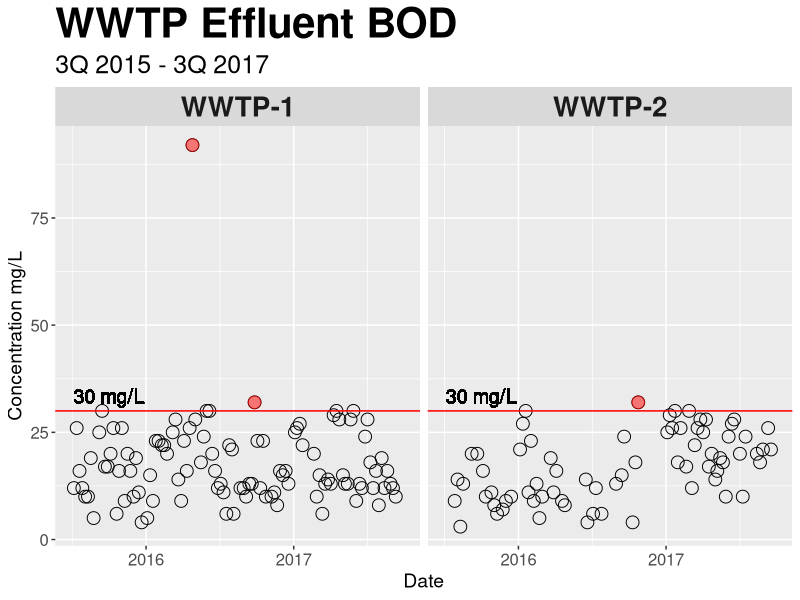
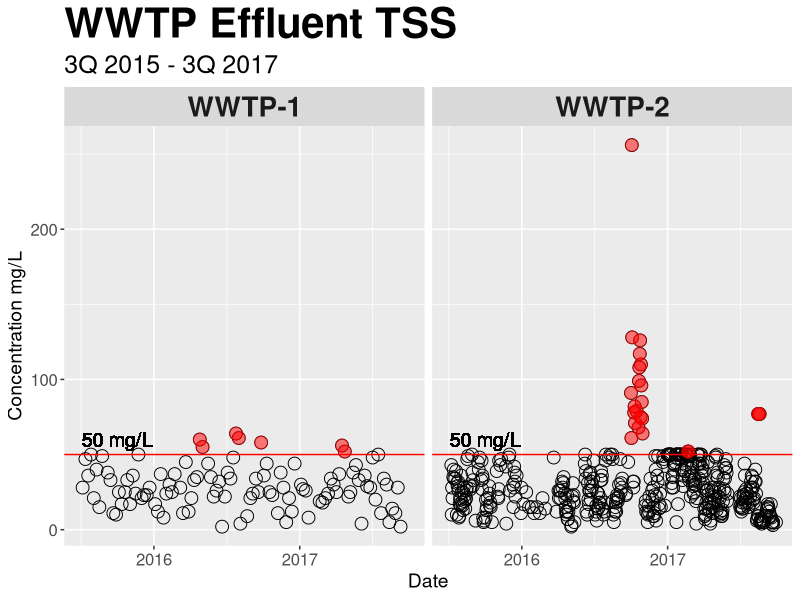
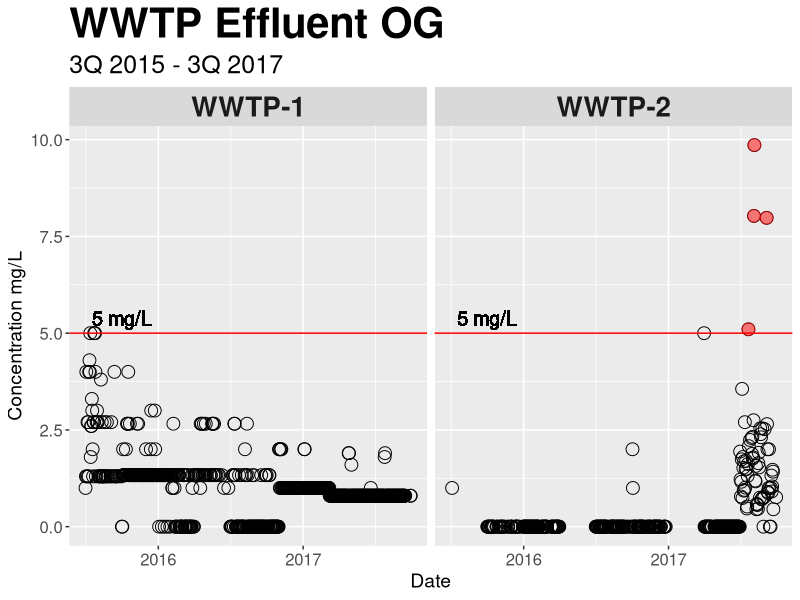
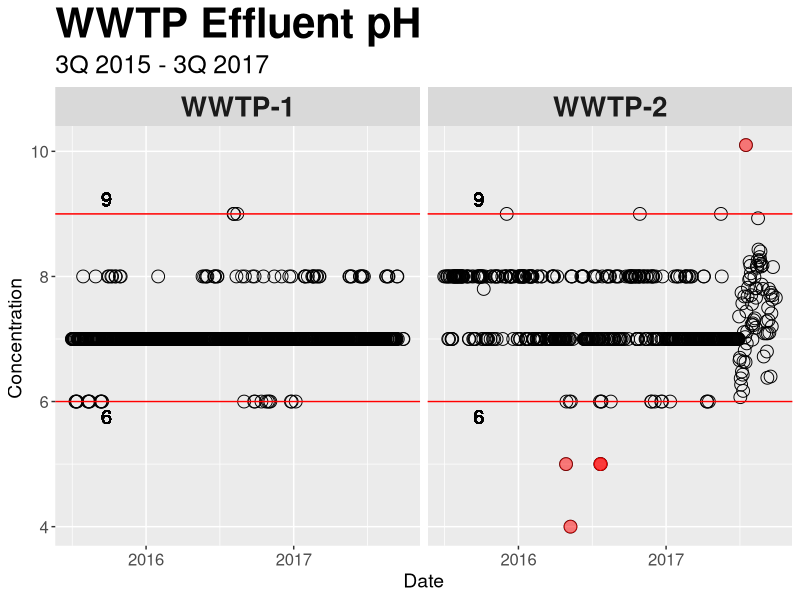
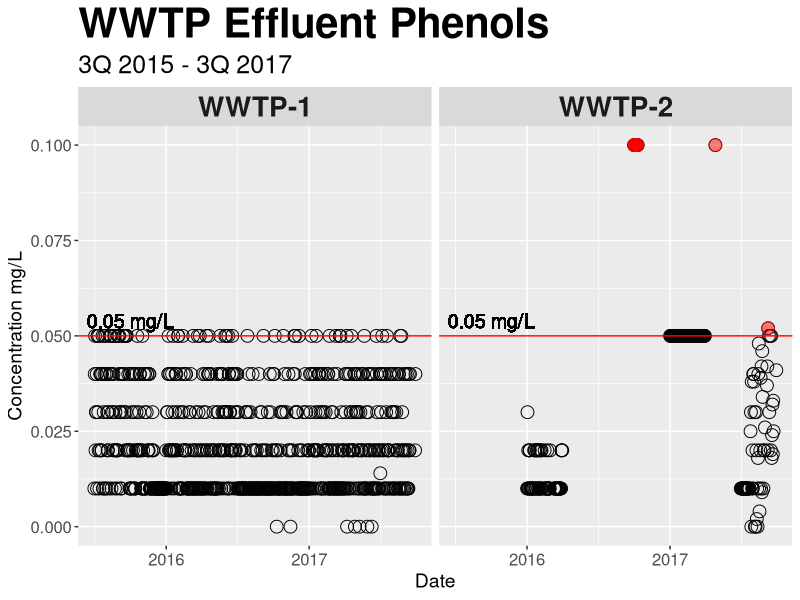
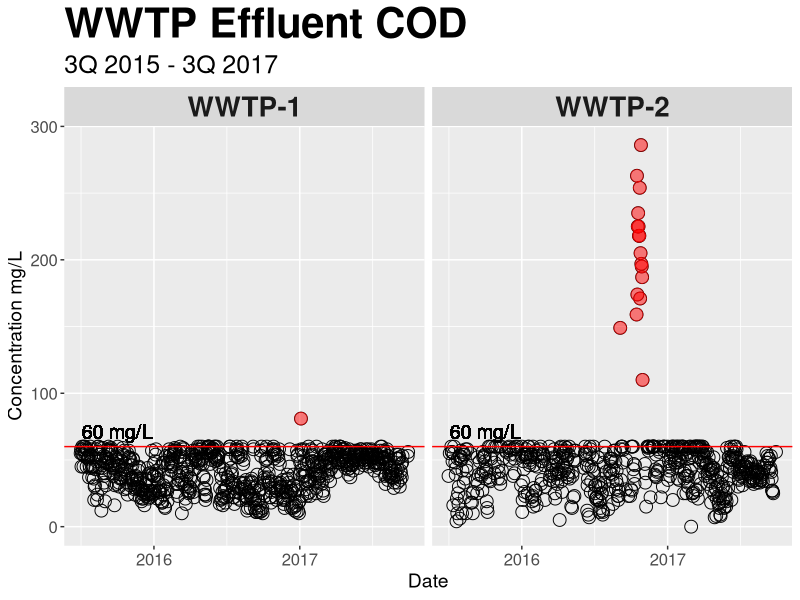
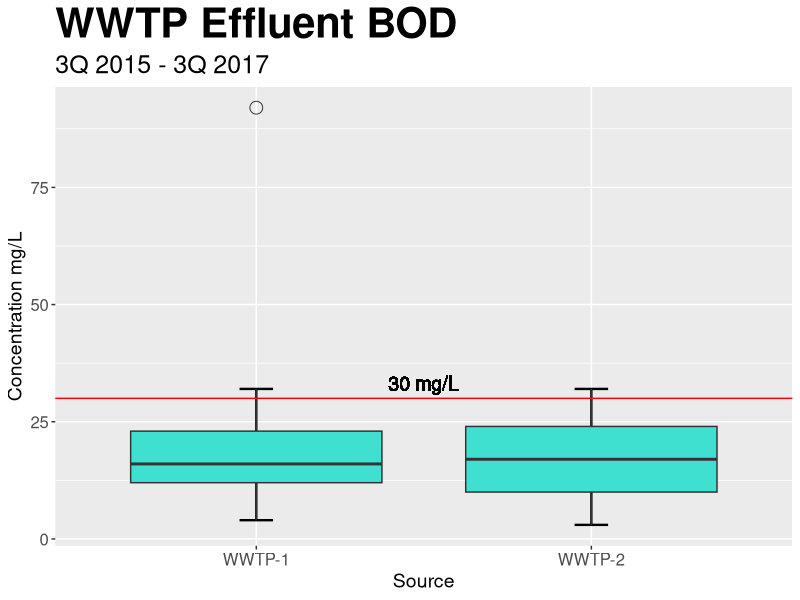
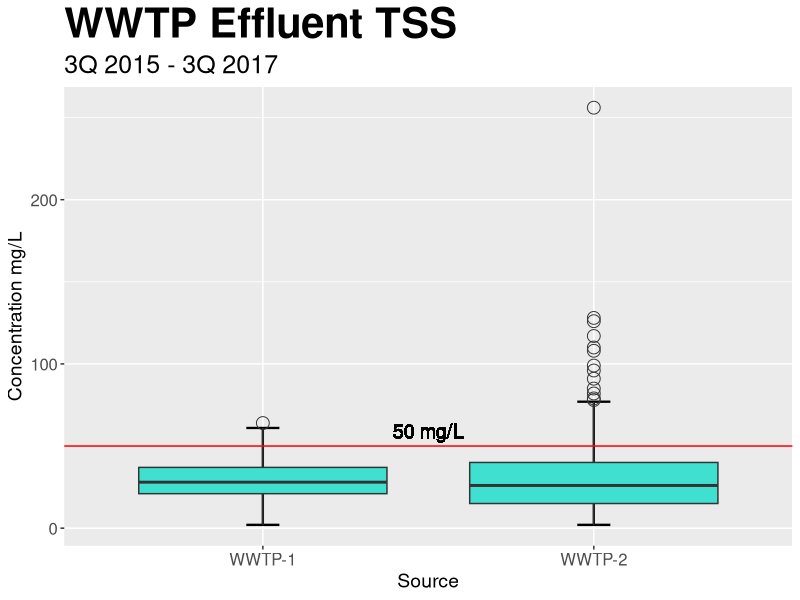

The R script that drew these images, in order:
library(ggplot2)
library(dplyr)
library(lubridate)

## Read data into R and save raw data
WWTP1 <- read.csv("WWTP1.csv", stringsAsFactors = FALSE, 
                  na.strings = c("", "-", "no sample", "No data", "no data"))

WWTP2 <- read.csv("WWTP2.csv", stringsAsFactors = FALSE, 
                  na.strings = c("", "-", "no sample", "No data", "no data"))

rawdata <- tbl_df(rbind(
        mutate(WWTP1, Source = as.factor("WWTP-1")),
        mutate(WWTP2, Source = as.factor("WWTP-2")) 
))
remove(WWTP1, WWTP2)

## Save compiled raw data
parameters <- c("BOD", "TSS", "OG", "pH", "Phenols", "COD")
colnames(rawdata) <- c("Date", "Discharge", parameters, "Source")
rawdata$Date <- as.Date(rawdata$Date, format = "%m/%d/%Y")
write.csv(rawdata, "WWTP-rawdata.csv", row.names = FALSE)

## Clean raw data and save as full data
fulldata <- rawdata

## Replace Phenols recorded as <0.1 with NA
fulldata$Phenols[grep(pattern="<", x=fulldata$Phenols)] <- NA

## Replace "nil" with 0, convert data to numeric
for (i in parameters) {
        fulldata[[i]] <- gsub("nil", x = fulldata[[i]], replacement = 0)
        fulldata[[i]] <- as.numeric(fulldata[[i]])
}

## Save full data
write.csv(fulldata, "WWTP-fulldata.csv", row.names = FALSE)


## Manila bay was reclassifed from Class SC to Class SB
## Company followed Class SB limits starting on April 17, 2015
## For simplification, whole 2Q 2015 was removed from analysis
index.2Q15 <- which(fulldata$Date < as.Date("7/1/2015", format = "%m/%d/%Y"))
Q215 <- fulldata[index.2Q15, ]

## Often when parameters are offspec, effluent is not discharged to Manila bay
## Identify data from instances with No discharge
index.nodis <- which(fulldata$Discharge %in% c("No discharge", "0", "Maintenance S/D"))
Nodis <- fulldata[index.nodis, ]
write.csv(Nodis, "WWTP-Nodischarge.csv", row.names = FALSE)

## Remove No discharge data and Class SC data
clean <- fulldata[!(1:nrow(fulldata) %in% unique(c(index.2Q15,index.nodis))), ]
write.csv(clean, "WWTP-cleandata.csv", row.names = FALSE)

## Add periods for plotting
pd <- as.Date("1/1/2017", format = "%m/%d/%Y") 
cleanpd <- clean %>% mutate(Year = as.factor(year(Date)), Quarter = as.factor(
                paste0(Year, " ", quarter(Date), "Q"))
        ) %>% select(-Discharge)

## Clean Environment
remove(rawdata, fulldata, Q215, Nodis)
remove(index.2Q15, index.nodis, clean)

## Create Clean Plots

## Create "pol" data frame for looped plotting
pol <- data.frame(
        type = parameters,
        hlim = c(30, 50, 5, 9.0, 0.05, 60),
        llim = c(NA, NA, NA, 6.0, NA, NA),
        units = c(rep("mg/L",3), "", rep("mg/L", 2)),
        stringsAsFactors = FALSE)

pos <- as.Date("10/01/2015", format = "%m/%d/%Y")
th <- theme(
        plot.title = element_text(size = 30, face = "bold"),
        plot.subtitle = element_text(size = 18),
        axis.text = element_text(size = 12),
        axis.title = element_text(size = 14),
        strip.text.x = element_text(face = "bold", size = 20)
        )
ticks <- scale_x_date(breaks = as.Date(c("1/1/2016", "1/1/2017"),
        format = "%m/%d/%Y"), labels = c("2016", 2017))


## 1. Create Scatter Plots for Exploratory Analysis
for (i in 1:6){
        png(paste("Scatter", pol$type[i], ".png"), width = 640, height = 480) 
        print({
                ggplot(cleanpd, aes_string(x = "Date", y = pol$type[i])) +
                        facet_grid(facets = . ~ Source) + th + ticks +
                        labs(subtitle = "3Q 2015 - 3Q 2017",
                                y = paste("Concentration", pol$units[i])) +
                        geom_point(shape = 1, size = 4) +
                        ## High limit
                        geom_point(data = filter_(cleanpd,
                                paste(pol$type[i], ">", pol$hlim[i])),
                                col = "red", alpha = 0.5, size = 4) +
                        geom_hline(yintercept = pol$hlim[i], col = "red") +  
                        geom_text(aes(x = pos, y = pol$hlim[i],
                                label = paste(pol$hlim[i], pol$units[i]),
                                vjust = -0.5), size = 5) +
                        ## Low limit
                        geom_point(data = filter_(cleanpd,
                                paste(pol$type[i], "<", pol$llim[i])),
                                   col = "red", alpha = 0.5, size = 4) +
                        geom_hline(yintercept = pol$llim[i], col = "red") +  
                        geom_text(aes(x = pos, y = pol$llim[i],
                                      label = paste(pol$llim[i], pol$units[i]),
                                      vjust = 1.5), size = 5) + 
                        labs(title = paste("WWTP Effluent", pol$type[i])) 
        })   
        dev.off()
}

## Major noncompliances were observed for TSS and COD on 4th quarter 2016.
## A lot of quarters are missing from Phenols data


## 2. Create box plots per whole Time (~3 years)
## Environmental Performance charts are traditionally submitted as box plots
for (i in 1:6){
        png(paste("BoxT", pol$type[i], ".png"), width = 640, height = 480) 
        print({
                ggplot(cleanpd, aes_string(x = "Source", y = pol$type[i])) + th +
                        labs(subtitle = "3Q 2015 - 3Q 2017",
                             y = paste("Concentration", pol$units[i])) +
                        stat_boxplot(geom ="errorbar", width = 0.1, size = 0.8) +
                        geom_boxplot(fill = "turquoise", outlier.size = 4,
                                outlier.shape = 1) +
                        ## High limit
                        geom_hline(yintercept = pol$hlim[i], col = "red") +
                        geom_text(aes(x = 1.5, y = pol$hlim[i],
                                label = paste(pol$hlim[i], pol$units[i]),
                                vjust = -0.5), size = 5) +
                        ## Low limit
                        geom_hline(yintercept = pol$llim[i], col = "red") +
                        geom_text(aes(x = 1.5, y = pol$llim[i],
                                      label = paste(pol$llim[i], pol$units[i]),
                                      vjust = 1.5), size = 5) +
                        labs(title = paste("WWTP Effluent", pol$type[i]))
        })
        dev.off()
}

## Boxplots for the whole time frame (2015-2017) have whiskers extending beyond 
## the regulatory limits. These boxplots do not show that the company had been 
## fully compliant since the later quarters of 2017.


## 3. Create box plots per year
for (i in 1:6){
        png(paste("BoxY", pol$type[i], ".png"), width = 640, height = 480) 
        print({
                ggplot(cleanpd, aes_string(x = "Year", y = pol$type[i])) + th +
                        facet_grid(facets = . ~ Source) +
                        labs(subtitle = "3Q 2015 - 3Q 2017",
                             y = paste("Concentration", pol$units[i])) +
                        stat_boxplot(geom ="errorbar", width = 0.1, size = 0.8) +
                        geom_boxplot(fill = "turquoise", outlier.size = 4,
                                     outlier.shape = 1) +
                        ## High limit
                        geom_hline(yintercept = pol$hlim[i], col = "red") +
                        geom_text(aes(x = 2, y = pol$hlim[i],
                                      label = paste(pol$hlim[i], pol$units[i]),
                                      vjust = -0.5), size = 5) +
                        ## Low limit
                        geom_hline(yintercept = pol$llim[i], col = "red") +
                        geom_text(aes(x = 2, y = pol$llim[i],
                                      label = paste(pol$llim[i], pol$units[i]),
                                      vjust = 1.5), size = 5) +
                        labs(title = paste("WWTP Effluent", pol$type[i]))
        })
        dev.off()
}

## Even though the box plots per year already shows the great improvement of the
## company in following regulatory limits by year 2017, it did not show the 
## progressive improvement within 2017 particularly in TSS and Phenols whose 
## 2017 box plots still have whiskers extending beyond the regulatory limits.


## 4. Create box plots per quarter
for (i in 1:6){
        png(paste("BoxQ", pol$type[i], ".png"), width = 640, height = 480) 
        print({
                ggplot(cleanpd, aes_string(x = "Quarter", y = pol$type[i])) + th +
                        facet_grid(facets = Source ~ .) +
                        labs(subtitle = "3Q 2015 - 3Q 2017",
                             y = paste("Concentration", pol$units[i])) +
                        stat_boxplot(geom ="errorbar", width = 0.1, size = 0.8) +
                        geom_boxplot(fill = "turquoise", outlier.size = 4,
                                     outlier.shape = 1) +
                        ## High limit
                        geom_hline(yintercept = pol$hlim[i], col = "red") +
                        geom_text(aes(x = 2, y = pol$hlim[i],
                                      label = paste(pol$hlim[i], pol$units[i]),
                                      vjust = -0.5), size = 5) +
                        ## Low limit
                        geom_hline(yintercept = pol$llim[i], col = "red") +
                        geom_text(aes(x = 2, y = pol$llim[i],
                                      label = paste(pol$llim[i], pol$units[i]),
                                      vjust = 1.5), size = 5) +
                        labs(title = paste("WWTP Effluent", pol$type[i]))
        })
        dev.off()
}

## Box plots per quarter show improvement from 1Q 2017 to 3Q 2017.
## However, plotting per quarter also emphasizes major noncompliances in TSS and
## COD in 4th quarter 2016, as well as record gaps in Phenols.



## 5. Create box plots per mixed period
## Yearly for 2015 and 2016, quarterly for 2017

cleanpd <- mutate(cleanpd, Period = ifelse(Date < pd, levels(Year)[Year],
                levels(Quarter)[Quarter]))

for (i in 1:6){
        png(paste("BoxP", pol$type[i], ".png"), width = 640, height = 480) 
        print({
                ggplot(cleanpd, aes_string(x = "Period", y = pol$type[i])) + th +
                        facet_grid(facets = . ~ Source) +
                        labs(subtitle = "3Q 2015 - 3Q 2017",
                             y = paste("Concentration", pol$units[i])) +
                        stat_boxplot(geom ="errorbar", width = 0.1, size = 0.8) +
                        geom_boxplot(fill = "turquoise", outlier.size = 4,
                                     outlier.shape = 1) +
                        ## High limit
                        geom_hline(yintercept = pol$hlim[i], col = "red") +
                        geom_text(aes(x = 2, y = pol$hlim[i],
                                      label = paste(pol$hlim[i], pol$units[i]),
                                      vjust = -0.5), size = 5) +
                        ## Low limit
                        geom_hline(yintercept = pol$llim[i], col = "red") +
                        geom_text(aes(x = 2, y = pol$llim[i],
                                      label = paste(pol$llim[i], pol$units[i]),
                                      vjust = 1.5), size = 5) +
                        labs(title = paste("WWTP Effluent", pol$type[i]))
        })
        dev.off()
}

## Almost all of the box plots now have whiskers below Class SB limits.
## The medians are also progressing downwards from 1Q to 3Q 2017.
## However, there are blatant outliers for TSS and COD that are skewing plots.
## Adjusting the plot y-axis limit will allow for better plot aesthetics.


## 6. Create bound period box plots

pol$ylimh <- c(45, 80, 5, 10, 0.12, 120)
pol$yliml <- c(0, 0, 0, 4, 0, 0)

for (i in 1:6){
        png(paste("BoundBoxP", pol$type[i], ".png"), width = 640, height = 480) 
        print({
                ggplot(cleanpd, aes_string(x = "Period", y = pol$type[i])) + th +
                        facet_grid(facets = . ~ Source) +
                        coord_cartesian(ylim = c(pol$yliml[i], pol$ylimh[i])) +
                        labs(subtitle = "3Q 2015 - 3Q 2017",
                             y = paste("Concentration", pol$units[i])) +
                        stat_boxplot(geom ="errorbar", width = 0.1, size = 0.8) +
                        geom_boxplot(fill = "turquoise", outlier.size = 4,
                                     outlier.shape = 1) +
                        ## High limit
                        geom_hline(yintercept = pol$hlim[i], col = "red") +
                        geom_text(aes(x = 2, y = pol$hlim[i],
                                      label = paste(pol$hlim[i], pol$units[i]),
                                      vjust = -0.5), size = 5) +
                        ## Low limit
                        geom_hline(yintercept = pol$llim[i], col = "red") +
                        geom_text(aes(x = 2, y = pol$llim[i],
                                      label = paste(pol$llim[i], pol$units[i]),
                                      vjust = 1.5), size = 5) +
                        labs(title = paste("WWTP Effluent", pol$type[i]))
        })
        dev.off()
}

## These are the final plots proposed to management and which they found acceptable.
